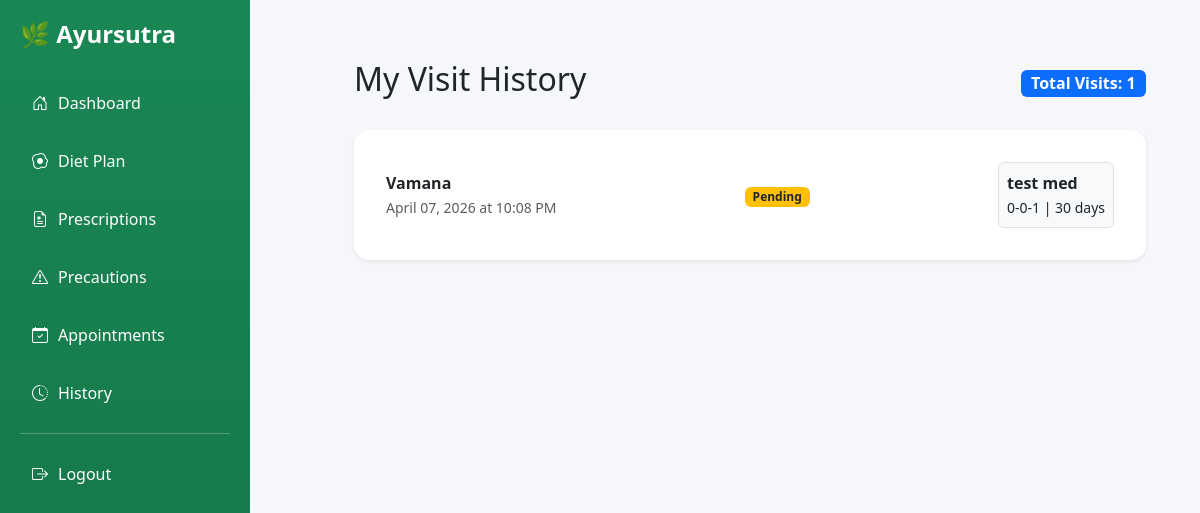
The page /patients/my-history/ (signed in) on the database its author committed.
### therapies/models.py (models this page shows, shortened)
class Appointment(models.Model):
    STATUS_CHOICES = [
        ('PENDING', 'Pending'),
        ('COMPLETED', 'Completed'),
        ('CANCELLED', 'Cancelled'),
    ]
    patient = models.ForeignKey(Patient, on_delete=models.CASCADE, related_name="therapy_appointments")
    therapy = models.ForeignKey(Therapy, on_delete=models.CASCADE)
    date = models.DateTimeField()
    time = models.TimeField()
    status = models.CharField(
        max_length=10,
        choices=STATUS_CHOICES,
        default='PENDING'
    )
    doctor_notes = models.TextField(blank=True, null=True)

class Therapy(models.Model):
    therapy_name = models.CharField(max_length=100)
    duration = models.IntegerField(help_text="Duration in minutes")
    description = models.TextField()
    precautions = models.TextField(blank=True)
    def __str__(self):
        return self.therapy_name

class Prescription(models.Model):
    appointment = models.ForeignKey(
    'Appointment',
    on_delete=models.CASCADE,
    related_name='prescriptions'
    )
    medicine_name = models.CharField(max_length=255)
    dosage = models.CharField(max_length=255)
    duration = models.CharField(max_length=255)
    created_at = models.DateTimeField(auto_now_add=True)

### patients/views.py (the view)
# urls.py: path('my-history/', views.patient_history_view, name='patient_history_view'),
@login_required
def patient_history_view(request):
    patient = request.user.patient
    appointments = patient.therapy_appointments.select_related('therapy')\
    .prefetch_related('prescriptions')\
    .order_by('-date', '-time')
    total_visits = appointments.count()
    return render(request, "patients/patient_history.html", {
        "appointments": appointments,
        "total_visits": total_visits
    })

### patients/templates/patients/patient_history.html (shortened to what this page needs)
{% extends 'patients/base_patient.html' %}
{% block content %}
<div class="main-content px-4">
    <div class="d-flex justify-content-between align-items-center mb-4">
        <h2>My Visit History</h2>
        <span class="badge bg-primary fs-6">Total Visits: {{ total_visits }}</span>
    </div>
    <div class="card shadow-sm">
        <div class="card-body">
            {% if appointments %}
            <ul class="list-group list-group-flush">
                {% for appt in appointments %}
                <li class="list-group-item d-flex justify-content-between align-items-center flex-wrap">
                    <div>
                        <strong>{{ appt.therapy }}</strong><br>
                        <small class="text-muted">
                            {{ appt.date|date:"F d, Y" }} at {{ appt.time|time:"h:i A" }}
                        </small>
                    </div>
                    <div>
                        {% if appt.status == "COMPLETED" %}
                            <span class="badge bg-success">Completed</span>
                        {% elif appt.status == "PENDING" %}
                            <span class="badge bg-warning text-dark">Pending</span>
                        {% else %}
                            <span class="badge bg-danger">Cancelled</span>
                        {% endif %}
                    </div>
                    <div class="mt-2">
                        {% for p in appt.prescriptions.all %}
                            <div class="p-2 bg-light border rounded mb-2">
                                <strong>{{ p.medicine_name }}</strong><br>
                                <small>{{ p.dosage }} | {{ p.duration }}</small>
                            </div>
                        {% empty %}
                            <span class="text-muted">No prescription</span>
                        {% endfor %}
                    </div>
                </li>
                {% endfor %}
            </ul>
            {% else %}
                <div class="text-center p-4">
                    <p class="text-muted">No history available</p>
                </div>
            {% endif %}
        </div>
    </div>
</div>
{% endblock %}

### patients/templates/patients/base_patient.html (style rules this page uses)
body { margin: 0; display: flex; font-family: 'Segoe UI', sans-serif; background: #f5f7fb; }
.main-content { margin-left: 250px; width: 100%; padding: 30px; }
.card { border: none; border-radius: 15px; }

### patients/templates/patients/patient_history.html (style rules this page uses)
.main-content { margin-left: 150px; width: calc(100% - 150px); padding: 30px; }

### rows shown on the page
Appointment: therapy "Vamana", date "April 07, 2026", time "10:08 PM", status "Pending"
Prescription: medicine_name "test med", dosage "0-0-1", duration "30 days"

### other values the page prints
{{ total_visits }} "1"
